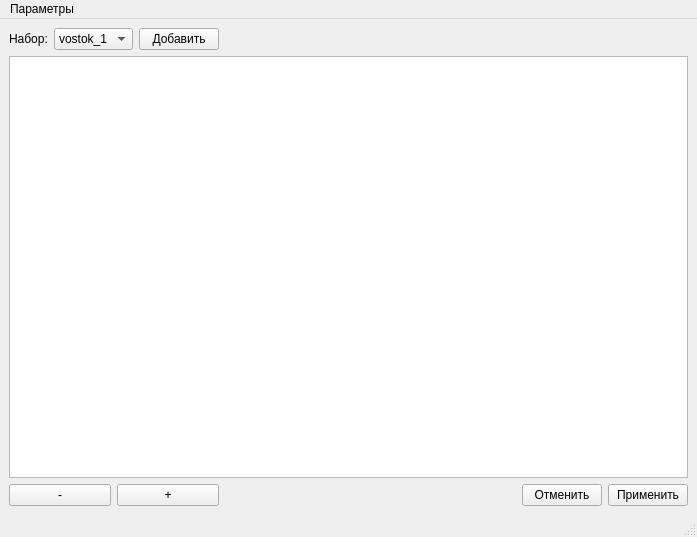
<?xml version="1.0" encoding="UTF-8"?>
<ui version="4.0">
 <class>FormParameters</class>
 <widget class="QMainWindow" name="FormParameters">
  <property name="geometry">
   <rect>
    <x>0</x>
    <y>0</y>
    <width>697</width>
    <height>537</height>
   </rect>
  </property>
  <property name="windowTitle">
   <string>Редактор параметров</string>
  </property>
  <widget class="QWidget" name="centralwidget">
   <layout class="QGridLayout" name="gridLayout">
    <item row="0" column="0" colspan="2">
     <layout class="QHBoxLayout" name="horizontalLayout">
      <item>
       <widget class="QLabel" name="label">
        <property name="text">
         <string>Набор:</string>
        </property>
       </widget>
      </item>
      <item>
       <widget class="QComboBox" name="boxParameterSets">
        <item>
         <property name="text">
          <string>vostok_1</string>
         </property>
        </item>
       </widget>
      </item>
      <item>
       <widget class="QPushButton" name="btnAddSet">
        <property name="text">
         <string>Добавить</string>
        </property>
       </widget>
      </item>
     </layout>
    </item>
    <item row="2" column="3">
     <widget class="QPushButton" name="btnCancel">
      <property name="text">
       <string>Отменить</string>
      </property>
     </widget>
    </item>
    <item row="2" column="4">
     <widget class="QPushButton" name="btnAccept">
      <property name="text">
       <string>Применить</string>
      </property>
     </widget>
    </item>
    <item row="2" column="0">
     <widget class="QPushButton" name="btnRemove">
      <property name="text">
       <string>-</string>
      </property>
     </widget>
    </item>
    <item row="2" column="2">
     <spacer name="horizontalSpacer">
      <property name="orientation">
       <enum>Qt::Horizontal</enum>
      </property>
      <property name="sizeHint" stdset="0">
       <size>
        <width>199</width>
        <height>20</height>
       </size>
      </property>
     </spacer>
    </item>
    <item row="1" column="0" colspan="5">
     <widget class="QTableView" name="tblParameters">
      <attribute name="verticalHeaderVisible">
       <bool>false</bool>
      </attribute>
     </widget>
    </item>
    <item row="2" column="1">
     <widget class="QPushButton" name="btnAdd">
      <property name="text">
       <string>+</string>
      </property>
     </widget>
    </item>
   </layout>
  </widget>
  <widget class="QMenuBar" name="menubar">
   <property name="geometry">
    <rect>
     <x>0</x>
     <y>0</y>
     <width>697</width>
     <height>25</height>
    </rect>
   </property>
   <widget class="QMenu" name="menu_2">
    <property name="title">
     <string>Параметры</string>
    </property>
    <widget class="QMenu" name="menu">
     <property name="title">
      <string>Добавить</string>
     </property>
     <addaction name="actionAddSet"/>
     <addaction name="action_3"/>
    </widget>
    <addaction name="menu"/>
    <addaction name="actionSaveTemplate"/>
   </widget>
   <addaction name="menu_2"/>
  </widget>
  <widget class="QStatusBar" name="statusbar"/>
  <action name="actionAddSet">
   <property name="text">
    <string>Набор</string>
   </property>
  </action>
  <action name="action_3">
   <property name="text">
    <string>Параметр</string>
   </property>
  </action>
  <action name="actionSaveTemplate">
   <property name="text">
    <string>Сохранить как шаблон</string>
   </property>
  </action>
 </widget>
 <resources/>
 <connections/>
</ui>
